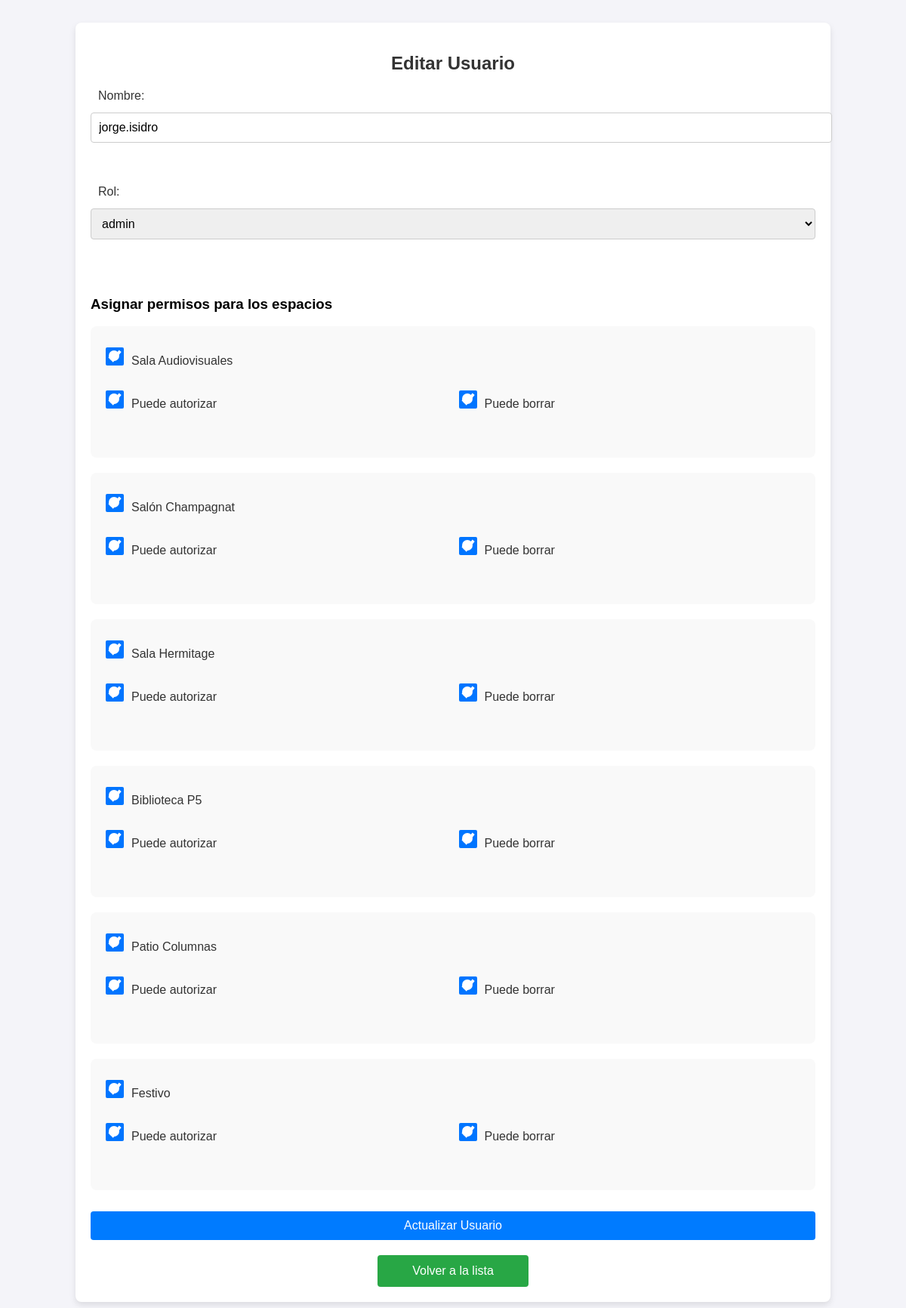
Screenshot of /editar_usuario.php?id=34 with the database file from the repository.
### tables this page shows
CREATE TABLE `usuarios` (
  `id_usuario` int(11) NOT NULL AUTO_INCREMENT,
  `nombre` varchar(100) NOT NULL,
  `fecha_registro` timestamp NOT NULL DEFAULT current_timestamp(),
  `rol_id` int(11) NOT NULL DEFAULT 3,
  PRIMARY KEY (`id_usuario`)
);

CREATE TABLE `espacios` (
  `id_espacio` int(11) NOT NULL AUTO_INCREMENT,
  `nombre` varchar(100) NOT NULL,
  `color` varchar(7) DEFAULT '#ffffff',
  PRIMARY KEY (`id_espacio`)
);

CREATE TABLE `permisos_espacios` (
  `id_permiso` int(11) NOT NULL AUTO_INCREMENT,
  `id_usuario` int(11) NOT NULL,
  `id_espacio` int(11) NOT NULL,
  `puede_borrar` tinyint(1) DEFAULT 0,
  `puede_autorizar` tinyint(1) DEFAULT 0,
  PRIMARY KEY (`id_permiso`),
  KEY `id_usuario` (`id_usuario`),
  KEY `id_espacio` (`id_espacio`),
  CONSTRAINT `permisos_espacios_ibfk_1` FOREIGN KEY (`id_usuario`) REFERENCES `usuarios` (`id_usuario`),
  CONSTRAINT `permisos_espacios_ibfk_2` FOREIGN KEY (`id_espacio`) REFERENCES `espacios` (`id_espacio`)
);

### editar_usuario.php (the view, shortened to what this page needs)
<?php
require __DIR__ . '/config_local.php';
if (isset($_GET['id'])) {
    $id_usuario = (int)$_GET['id'];
    $sqlUsuario = "SELECT * FROM usuarios WHERE id_usuario = $id_usuario";
    $resultadoUsuario = $conn->query($sqlUsuario);
    if ($resultadoUsuario->num_rows > 0) {
        $usuario = $resultadoUsuario->fetch_assoc();
    } else {
        die("Usuario no encontrado.");
    }
} else {
    die("ID de usuario no proporcionado.");
}
$sqlRoles = "SELECT id, nombre FROM roles";
$resultadoRoles = $conn->query($sqlRoles);
$sqlEspacios = "SELECT id_espacio, nombre FROM espacios";
$resultadoEspacios = $conn->query($sqlEspacios);
?>
<!DOCTYPE html>
<html lang="es">
<head>
</head>
<body>
<div class="container">
    <h2>Editar Usuario</h2>
    <form method="POST">
        <label for="nombre">Nombre:</label>
        <input type="text" id="nombre" name="nombre" value="<?php echo $usuario['nombre']; ?>" required><br><br>
        <label for="rol_id">Rol:</label>
        <select id="rol_id" name="rol_id" required>
            <?php
            while ($row = $resultadoRoles->fetch_assoc()) {
                $selected = ($row['id'] == $usuario['rol_id']) ? 'selected' : '';
                echo "<option value='" . $row['id'] . "' $selected>" . $row['nombre'] . "</option>";
            }
            ?>
        </select><br><br>
        <h3>Asignar permisos para los espacios</h3>
        <?php
        while ($espacio = $resultadoEspacios->fetch_assoc()) {
            $sqlPermisosUsuario = "SELECT * FROM permisos_espacios WHERE id_usuario = $id_usuario AND id_espacio = " . $espacio['id_espacio'];
            $resultadoPermisos = $conn->query($sqlPermisosUsuario);
            $permiso = $resultadoPermisos->num_rows > 0 ? $resultadoPermisos->fetch_assoc() : null;
        ?>
            <div class="space-section">
                <label>
                    <input type="checkbox" name="espacios[]" value="<?php echo $espacio['id_espacio']; ?>"
                        <?php echo isset($permiso) ? 'checked' : ''; ?>>
                    <?php echo $espacio['nombre']; ?>
                </label>
                <div class="checkbox-group">
                    <label>
                        <input type="checkbox" name="puede_autorizar[<?php echo $espacio['id_espacio']; ?>]" value="1"
                            <?php echo isset($permiso['puede_autorizar']) && $permiso['puede_autorizar'] ? 'checked' : ''; ?>>
                        Puede autorizar
                    </label>
                    <label>
                        <input type="checkbox" name="puede_borrar[<?php echo $espacio['id_espacio']; ?>]" value="1"
                            <?php echo isset($permiso['puede_borrar']) && $permiso['puede_borrar'] ? 'checked' : ''; ?>>
                        Puede borrar
                    </label>
                </div>
            </div>
        <?php } ?>
        <button type="submit">Actualizar Usuario</button>
    </form>
    <button class="back-btn" onclick="window.location.href='administrar_usuarios.php'">Volver a la lista</button>
</div>
</body>
</html>

### editar_usuario.php (style rules this page uses)
body { font-family: 'Arial', sans-serif; background-color: #f4f4f9; margin: 0; padding: 0; }
.container { width: 80%; margin: 30px auto; padding: 20px; background-color: #ffffff; box-shadow: 0 4px 8px rgba(0, 0, 0, 0.1); border-radius: 8px; }
h2 { text-align: center; color: #333; font-size: 24px; }
form { display: flex; flex-direction: column; width: 100%; margin: 0 auto; }
label { font-size: 16px; margin-bottom: 5px; }
input, select, button { padding: 10px; margin: 8px 0 20px; border-radius: 4px; border: 1px solid #ccc; font-size: 16px; }
input[type="text"], select { width: 100%; }
button { background-color: #007bff; color: white; border: none; cursor: pointer; font-size: 16px; text-align: center; }
.back-btn { background-color: #28a745; color: white; padding: 12px; text-align: center; border-radius: 4px; border: none; cursor: pointer; display: block; width: 200px; margin: 0 auto; }
.checkbox-group { display: grid; grid-template-columns: repeat(2, 1fr); gap: 15px; margin-bottom: 20px; }
input[type="checkbox"] { width: 24px; height: 24px; border-radius: 50%; border: 2px solid #ccc; background-color: #fff; cursor: pointer; position: relative; transition: all 0.3s ease; }
input[type="checkbox"]:checked { border-color: #007bff; background-color: #007bff; }
input[type="checkbox"]:checked::before { content: ''; position: absolute; top: 4px; left: 4px; width: 14px; height: 14px; background-color: #fff; border-radius: 50%; transform: scale(1); transition: transform 0.2s ease; }
label { font-size: 16px; color: #333; display: flex; align-items: center; cursor: pointer; margin-left: 10px; }
.space-section { background-color: #f9f9f9; border-radius: 8px; padding: 20px; margin-bottom: 20px; }
.space-section label { margin-left: 0; }
.space-section input { margin-right: 10px; }

### rows the page displays
usuarios: nombre "jorge.isidro"
espacios: nombre "Sala Audiovisuales"
permisos_espacios: puede_autorizar "☑", puede_borrar "☑"
espacios: nombre "Salón Champagnat"
permisos_espacios: puede_autorizar "☑", puede_borrar "☑"
espacios: nombre "Sala Hermitage"
permisos_espacios: puede_autorizar "☑", puede_borrar "☑"
espacios: nombre "Biblioteca P5"
permisos_espacios: puede_autorizar "☑", puede_borrar "☑"
espacios: nombre "Patio Columnas"
permisos_espacios: puede_autorizar "☑", puede_borrar "☑"
espacios: nombre "Festivo"
permisos_espacios: puede_autorizar "☑", puede_borrar "☑"

### other values shown
form field rol_id "admin"
